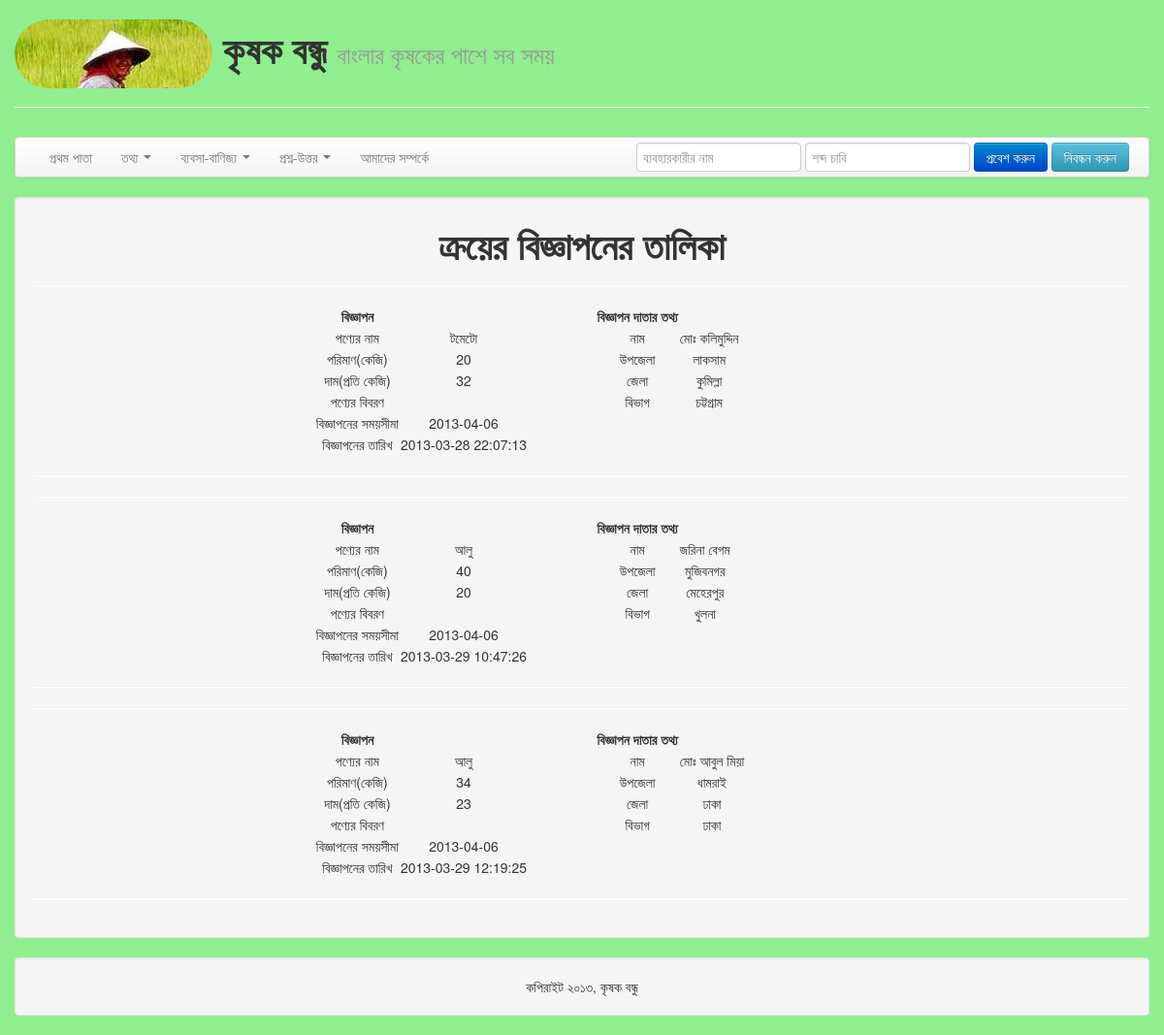
The app's page /index.php/product/showFullBuyList with its own data.
### tables this page shows
CREATE TABLE IF NOT EXISTS `buy` (
  `buy_id` int(255) NOT NULL AUTO_INCREMENT,
  `user_id` int(255) NOT NULL,
  `amount` double NOT NULL,
  `price` double NOT NULL,
  `require_date` date NOT NULL,
  `description` text NOT NULL,
  `post_date` timestamp NOT NULL DEFAULT CURRENT_TIMESTAMP,
  `title` varchar(20) DEFAULT NULL,
  PRIMARY KEY (`buy_id`),
  KEY `crop` (`title`),
  KEY `user` (`user_id`)
);

CREATE TABLE IF NOT EXISTS `user` (
  `user_id` int(255) NOT NULL AUTO_INCREMENT,
  `user_name` varchar(30) NOT NULL,
  `division` varchar(30) NOT NULL,
  `district_name` varchar(30) NOT NULL,
  `subdistrict_name` varchar(30) NOT NULL,
  `national_id` text NOT NULL,
  `phone_no` text NOT NULL,
  `address` text,
  `password` text NOT NULL,
  PRIMARY KEY (`user_id`),
  KEY `district` (`division`,`district_name`),
  KEY `subdistrict` (`subdistrict_name`)
);

### application/controllers/product.php (called while the page is built, shortened)
<?php
class Product extends CI_Controller{
		public function __construct()
		{
			$this->load->model("dbmodel");
			$this->load->helper("url");
			$this->load->helper(array('form', 'url'));
			$this->load->helper('array');
			$this->load->library('form_validation');
		}
		public function showFullBuyList(){
			$data['result'] = $this->dbmodel->sellBuyList();
			$this->load->view('template/header');
			$this->load->view('template/menubar', $this->models->generate_menubar_data());
			$this->load->view('buy_product_show',$data);
			$this->load->view('template/footer');
			}
}
?>

### index.php (called while the page is built, shortened)
<?php
require_once BASEPATH.'core/CodeIgniter.php';

### application/models/models.php (called while the page is built, shortened)
<?php
class Models extends CI_Model{
		public function get_crop_data(){
			$query = "SELECT DISTINCT(type) FROM crop";
			$result = $this->db->query($query);
			$ret = array();
			foreach( $result->result() as $r ){
				$type = $r->type;
				$query = "SELECT DISTINCT(subtype) FROM crop WHERE type='$type'";
				$result2 = $this->db->query($query);
				foreach( $result2->result() as $r2 ){
					$subtype = $r2->subtype;
					$query = "SELECT id, title FROM crop WHERE type='$type' and subtype='$subtype'";
					$result3 = $this->db->query($query);
					foreach( $result3->result() as $r3 ){
						$ret[$type][$subtype][$r3->title] = base_url() . 'index.php/crop/view/' .$r3->id;
					}
				}
			}
			return $ret;
		}
		public function get_bank_data(){
			$query = "SELECT bank_id, bank_name FROM bank";
			$result = $this->db->query($query);
			$ret = array();
			foreach( $result->result() as $r ){
				$ret[$r->bank_name] = base_url() . 'index.php/krishifirst/bankloan/' . $r->bank_id;
			}
			return $ret;
		}
		public function generate_url(){
			$ret = array();
			$ret['home'] = base_url();
			$ret['about'] = base_url().'index.php/krishifirst/about';
			$ret['login'] = base_url().'index.php/user/login';
			$ret['signup'] = base_url().'index.php/user/sign';
			$ret['logout'] = base_url().'index.php/user/unsetSession';
			$ret['profile'] = base_url().'index.php/user/myProfile';
			$ret['new_question'] = base_url().'index.php/question/questionIn';
			$ret['all_question'] = base_url().'index.php/question/questionShow';
			$ret['new_sell'] = base_url().'index.php/product/sell';
			$ret['list_sell'] = base_url().'index.php/product/showFullSellList';
			$ret['new_buy'] = base_url().'index.php/product/buy';
			$ret['list_buy'] = base_url().'index.php/product/showFullBuyList';
			$ret['market_analysis'] = base_url() . 'index.php/product/marketAnalysis';
			$ret['crop'] = base_url() . 'index.php/crop/listview';
			return $ret;
		}
		public function is_logged_in(){
			return false;
		}
		public function generate_menubar_data(){
			$ret = array();
			$ret['url'] = $this->generate_url();
			$ret['crop'] = $this->get_crop_data();
			$ret['bank'] = $this->get_bank_data();
			$ret['logged_in'] = $this->is_logged_in();
			return $ret;
		}
	}
?>

### application/models/dbmodel.php (called while the page is built, shortened)
<?php
class Dbmodel extends CI_Model{
			public function sellBuyList(){
			$query = "select * from buy natural join user";
			$result = $this->db->query($query);
			return $result;
		}
}
?>

### application/views/buy_product_show.php (the view, shortened to what this page needs)
<div class="row-fluid">
	<div class="span12 well text-center">
		<h1>ক্রয়ের বিজ্ঞাপনের তালিকা</h1>
		<?php $count = 0; foreach($result->result_array() as $row){?>
		<hr/>
		<div class="row-fluid">
			<div class="span3 offset3">
				<table class="">
				<th>বিজ্ঞাপন</th>
				<tr><td>পণ্যের নাম</td><td><?php echo $row['title']?></td></tr>
				<tr><td>পরিমাণ(কেজি)</td><td><?php echo $row['amount']?></td></tr>
				<tr><td>দাম(প্রতি কেজি)</td><td><?php echo $row['price']?></td></tr>
				<tr><td>পণ্যের বিবরণ</td><td><?php echo $row['description']?></td></tr>
				<tr><td>বিজ্ঞাপনের সময়সীমা</td><td><?php echo $row['require_date']?></td></tr>
				<tr><td>বিজ্ঞাপনের তারিখ</td>
    								<td><?php echo $row['post_date']?></td>
  								</tr>
				</table>
            </div>
			<div class="span3">
				<table>
				<th>বিজ্ঞাপন দাতার তথ্য</th>
				<tr><td>নাম</td><td><?php echo $row['user_name']?></td></tr>
				<tr><td>উপজেলা</td><td><?php echo $row['subdistrict_name']?></td></tr>
				<tr><td>জেলা</td><td><?php echo $row['district_name']?></td></tr>
				<tr><td>বিভাগ </td><td><?php echo $row['division']?></td></tr>
				</table>
			</div>
		</div>
		<hr/>
        <?php $count++;} ?>
</div>
</div>

### records on screen
buy: title "টমেটো", amount "20", price "32", require_date "2013-04-06", post_date "2013-03-28 22:07:13", user.user_name "মোঃ কলিমুদ্দিন", user.subdistrict_name "লাকসাম", user.district_name "কুমিল্লা", user.division "চট্টগ্রাম"
buy: title "আলু", amount "40", price "20", require_date "2013-04-06", post_date "2013-03-29 10:47:26", user.user_name "জরিনা বেগম", user.subdistrict_name "মুজিবনগর", user.district_name "মেহেরপুর", user.division "খুলনা"
buy: title "আলু", amount "34", price "23", require_date "2013-04-06", post_date "2013-03-29 12:19:25", user.user_name "মোঃ আবুল মিয়া", user.subdistrict_name "ধামরাই", user.district_name "ঢাকা", user.division "ঢাকা"
